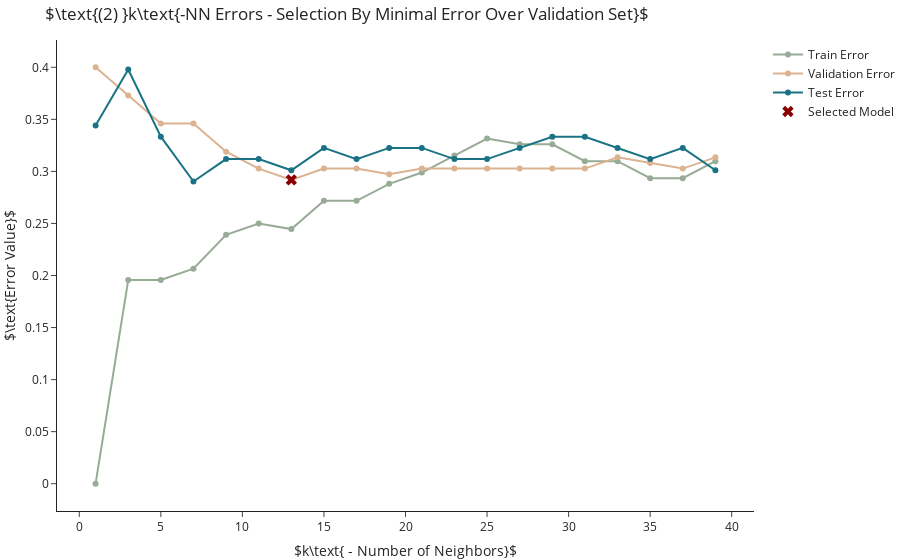

Notebook cell for this chart:
### Markdown cell above
## Model Selection Based On A Validation Set

For the next approach we follow the following scheme:
1. Split training set into a training portion and a validation portion.
2. Train models over training portion.
3. Evaluate models over validation set and choose the one with the lowest error over the validation set.

Since evaluation over the validation set provides an unbiased estimator of the generalization error (see proof in course book), this approach approximates the unknown generalization error and aims to select the model that we assume to perform best by that error.

As evident by Figure 2, we do not select anymore the model where $k=1$ and instead choose the model where $k=25$. We can see that for all values of $k$ the validation- and test errors are similar, empirically showing how these independent sets can provide an unbiased estimation of the generalization error.

### Code cell
# Split training set into training- and validation sets
n = int(X_train.shape[0]*0.5)
X_train_smaller, y_train_smaller = X_train[:n], y_train[:n]
X_val, y_val = X_train[n:], y_train[n:]


# Train and evaluate models for all values of k
train_errors, val_errors, test_errors = [], [], []
for k in k_range:
    model = KNeighborsClassifier(k).fit(X_train_smaller, y_train_smaller)
    train_errors.append(1 - model.score(X_train_smaller, y_train_smaller))
    val_errors.append(1 - model.score(X_val, y_val))
    test_errors.append(1-model.score(X_test, y_test))


# Select model with lowest training error
min_ind = np.argmin(np.array(val_errors))
selected_k = np.array(k_range)[min_ind]
selected_error = val_errors[min_ind]


# Plot train- and test errors as well as which model (value of k) was selected
fig = go.Figure([ 
    go.Scatter(name='Train Error', x=k_range, y=train_errors, mode='markers+lines', marker_color='rgb(152,171,150)'),
    go.Scatter(name='Validation Error', x=k_range, y=val_errors, mode='markers+lines', marker_color='rgb(220,179,144)'),
    go.Scatter(name='Test Error', x=k_range, y=test_errors, mode='markers+lines', marker_color='rgb(25,115,132)'), 
    go.Scatter(name='Selected Model', x=[selected_k], y=[selected_error], mode='markers', marker=dict(color='darkred', symbol="x", size=10))
]).update_layout(title=r"$\text{(2) }k\text{-NN Errors - Selection By Minimal Error Over Validation Set}$", 
                 xaxis_title=r"$k\text{ - Number of Neighbors}$", 
                 yaxis_title=r"$\text{Error Value}$").show()

### Figure 1 — Plotly figure (JSON) as saved in the notebook; plotly's stock layout.template omitted (floating-point values rounded to 4 significant figures)
{"data": [{"marker": {"color": "rgb(152,171,150)"}, "mode": "markers+lines", "name": "Train Error", "x": [1, 3, 5, 7, 9, 11, 13, 15, 17, 19, 21, 23, 25, 27, 29, 31, 33, 35, 37, 39], "y": [0.0, 0.1957, 0.1957, 0.2065, 0.2391, 0.25, 0.2446, 0.2717, 0.2717, 0.288, 0.2989, 0.3152, 0.3315, 0.3261, 0.3261, 0.3098, 0.3098, 0.2935, 0.2935, 0.3098], "type": "scatter"}, {"marker": {"color": "rgb(220,179,144)"}, "mode": "markers+lines", "name": "Validation Error", "x": [1, 3, 5, 7, 9, 11, 13, 15, 17, 19, 21, 23, 25, 27, 29, 31, 33, 35, 37, 39], "y": [0.4, 0.373, 0.3459, 0.3459, 0.3189, 0.3027, 0.2919, 0.3027, 0.3027, 0.2973, 0.3027, 0.3027, 0.3027, 0.3027, 0.3027, 0.3027, 0.3135, 0.3081, 0.3027, 0.3135], "type": "scatter"}, {"marker": {"color": "rgb(25,115,132)"}, "mode": "markers+lines", "name": "Test Error", "x": [1, 3, 5, 7, 9, 11, 13, 15, 17, 19, 21, 23, 25, 27, 29, 31, 33, 35, 37, 39], "y": [0.3441, 0.3978, 0.3333, 0.2903, 0.3118, 0.3118, 0.3011, 0.3226, 0.3118, 0.3226, 0.3226, 0.3118, 0.3118, 0.3226, 0.3333, 0.3333, 0.3226, 0.3118, 0.3226, 0.3011], "type": "scatter"}, {"marker": {"color": "darkred", "size": 10, "symbol": "x"}, "mode": "markers", "name": "Selected Model", "x": [13], "y": [0.2919], "type": "scatter"}], "layout": {"title": {"text": "$\\text{(2) }k\\text{-NN Errors - Selection By Minimal Error Over Validation Set}$"}, "xaxis": {"title": {"text": "$k\\text{ - Number of Neighbors}$"}}, "yaxis": {"title": {"text": "$\\text{Error Value}$"}}}}
